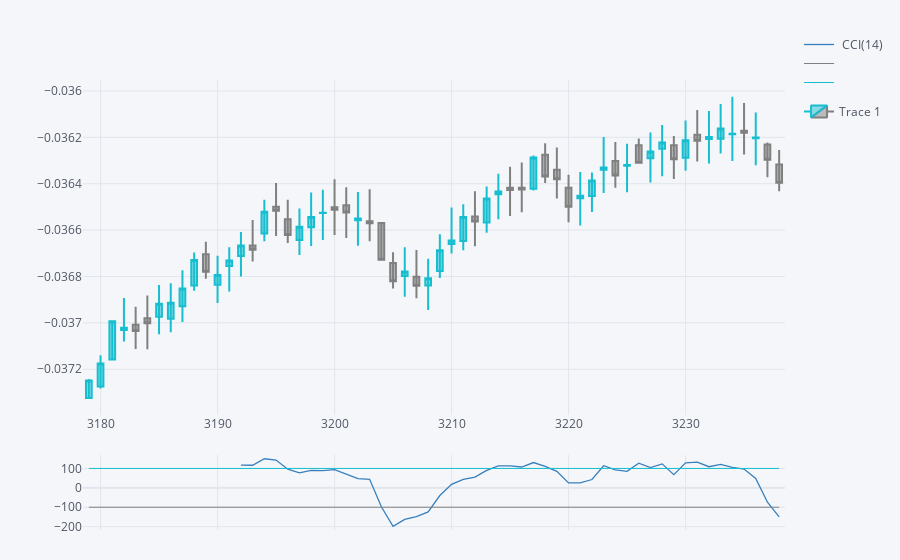

Notebook code cell kept with this figure:
### Code cell
qf=cf.QuantFig(tickers.get_group('a')[-60:])
qf.add_cci()
plyo.iplot(qf.iplot(asFigure=True),image='png',filename='qf_04')
